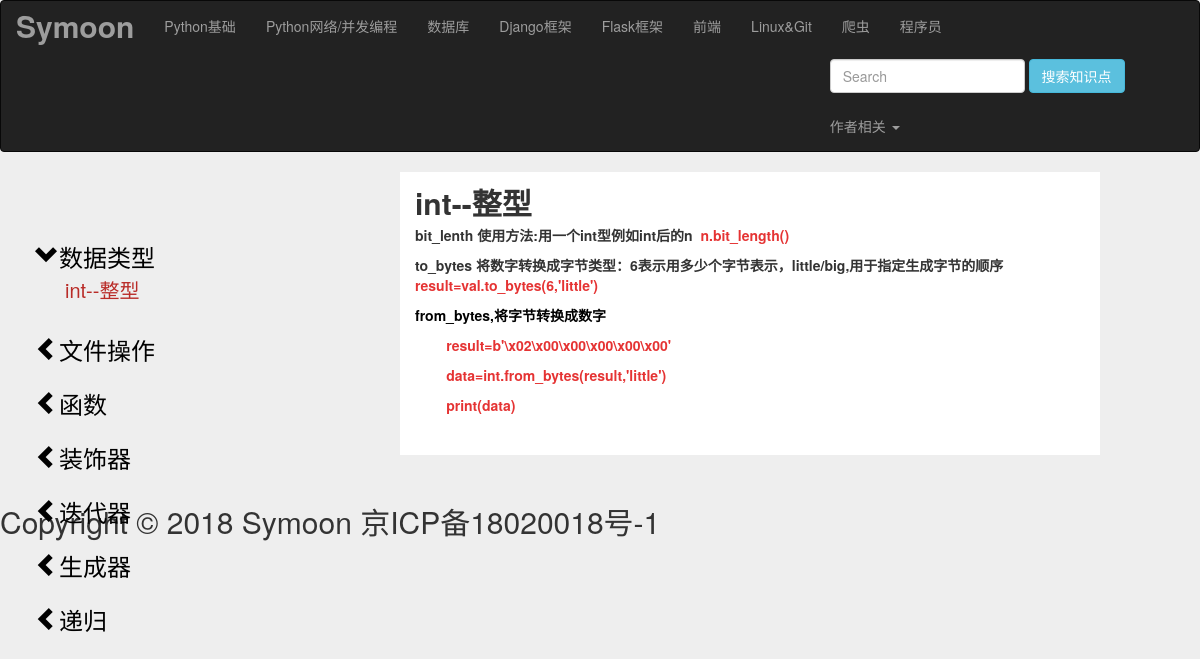
The page / on the database its author committed.
### app01/models.py (models this page shows, shortened)
class Category(models.Model):
    title=models.CharField(verbose_name='文章大分类名称',max_length=32)

class Tag(models.Model):
    title=models.CharField(verbose_name='文章小分类名称',max_length=32)
    cate=models.ForeignKey(verbose_name='文章小分类关联的大分类',to='Category',related_name='tag')

class Article(models.Model):
    title=models.CharField(verbose_name='文章标题',max_length=32)
    content=models.TextField(verbose_name='文章详细')
    create_time=models.DateTimeField(verbose_name='创建时间',auto_now_add=True)
    tag=models.ForeignKey(verbose_name='文章所属小类型',to='Tag',related_name='article')

### app01/views.py (the view, shortened to what this page needs)
# urls.py: url(r'^$', views.index),
def index(request,**kwargs):
    if request.method=='GET':
        cate_list = Category.objects.all()
        if not kwargs :
            article=Article.objects.all().first()
            tag_list=Category.objects.all().first().tag.all()
            return render(request,'index.html',{'cate_list':cate_list,'article':article,'tag_list':tag_list})

### templates/index.html (shortened to what this page needs)
{% block sidebar %}
<!DOCTYPE html>
<html lang="zh-CN">
<head>
     <link rel="stylesheet" href="/static/dist/css/bootstrap.css">
      <link href="/static/sweetalert/sweetalert.css" rel="stylesheet">
</head>
<body style="background-color: #eeeeee;margin: 0;padding-bottom:100px">
<nav class="navbar navbar-default navbar-inverse">
  <div class="container-fluid">
    <div class="navbar-header">
        <a href="javascript:void(0)"><strong class="navbar-brand" style="font-size: 30px; ">Symoon</strong></a>
    </div>
      <div class="row">
    <div class="col-sm-offset-1">
            <ul class="nav navbar-nav">
                {% for item in cate_list %}
                        <li><a href="/index/cate/{{ item.id }}">{{ item.title }}</a></li>
                {% endfor %}
            </ul>
        </div>
    <div class="collapse navbar-collapse col-sm-offset-8" id="bs-example-navbar-collapse-1">
           <div class="navbar-form navbar-left">
        <div class="form-group">
          <input type="text" class="form-control" placeholder="Search" id="data">
        </div>
        <button type="submit" class="btn btn-info" id="search">搜索知识点</button>
      </div>
      <ul class="nav navbar-nav">
        <li class="dropdown">
          <a href="#" class="dropdown-toggle" data-toggle="dropdown" role="button" aria-haspopup="true" aria-expanded="false">作者相关 <span class="caret"></span></a>
        </li>
      </ul>
        </div>
    </div>
  </div>
</nav>
    {% block content %}
<div class="container-fluid">
    <div class="row">
        <div class="col-sm-3 left-cate" style="margin-left: 20px">
            {% for item in tag_list %}
              {% if article in item.article.all %}
           <div>
               <a href="javascript:void(0)" style="font-size: 30px;color: #000000;"><h3 class="glyphicon glyphicon-chevron-down button">{{ item.title }}</h3></a>
                   <div style="margin-left: 30px;">
                               {% for article_item in item.article.all %}
                                   {% if article.id == article_item.id %}
                                        <p><a href="/index/article/{{ article_item.id }}" style="font-size: 20px;color: #b92c28;">{{ article_item.title }}</a></p>
                                   {% else %}
                       <p><a href="/index/article/{{ article_item.id }}" style="font-size: 20px;color: #333333;">{{ article_item.title }}</a></p>
                                   {% endif %}
                                              {% endfor %}
               </div>
           </div>
                  {% else %}
                   <div>
               <a href="javascript:void(0)" style="font-size: 30px;color: #000000;"><h3 class="glyphicon glyphicon-chevron-left button">{{ item.title }}</h3></a>
           </div>
   {% endif %}
            {% endfor %}
        </div>
        <div class="col-sm-7 col-sm-offset-4" style="background-color: white">
       <div style="margin-top: 10px;">
       <strong style="font-size: 30px;">{{ article.title }}</strong>
            <div >
            {{ article.content |safe}}
            </div>
       </div>
        </div>
    </div>
<div style="background-color: #eeeeee;height:30px "></div>
</div>
<div style='maring-left:400px;'><h2>Copyright © 2018 Symoon 京ICP备18020018号-1</h2></div>
{% endblock %}
</body>
</html>
{% endblock %}

### templates/index.html (style rules this page uses)
.left-cate { position:fixed; margin-top: 50px; height:600px; overflow:auto; }

### rows shown on the page
Category: title "Python基础"
Category: title "Python网络/并发编程"
Category: title "数据库"
Category: title "Django框架"
Category: title "Flask框架"
Category: title "前端"
Category: title "Linux&Git"
Category: title "爬虫"
Category: title "程序员"
Tag: title "数据类型"
Article: title "int--整型", content "bit_lenth 使用方法:用一个int型例如int后的n n.bit_length() to_bytes 将数字转换成字节类型：6表示用多少个字节表示，little/big,用于指定生成字节的顺序 result=val.to_bytes(6,'little') from_bytes,将字节转换成数字 result=b'\\x02\\x00\\x00\\x00\\x00\\x00' data=int.from_bytes(result,'little') print(data)"
Tag: title "文件操作"
Tag: title "函数"
Tag: title "装饰器"
Tag: title "迭代器"
Tag: title "生成器"
Tag: title "递归"
